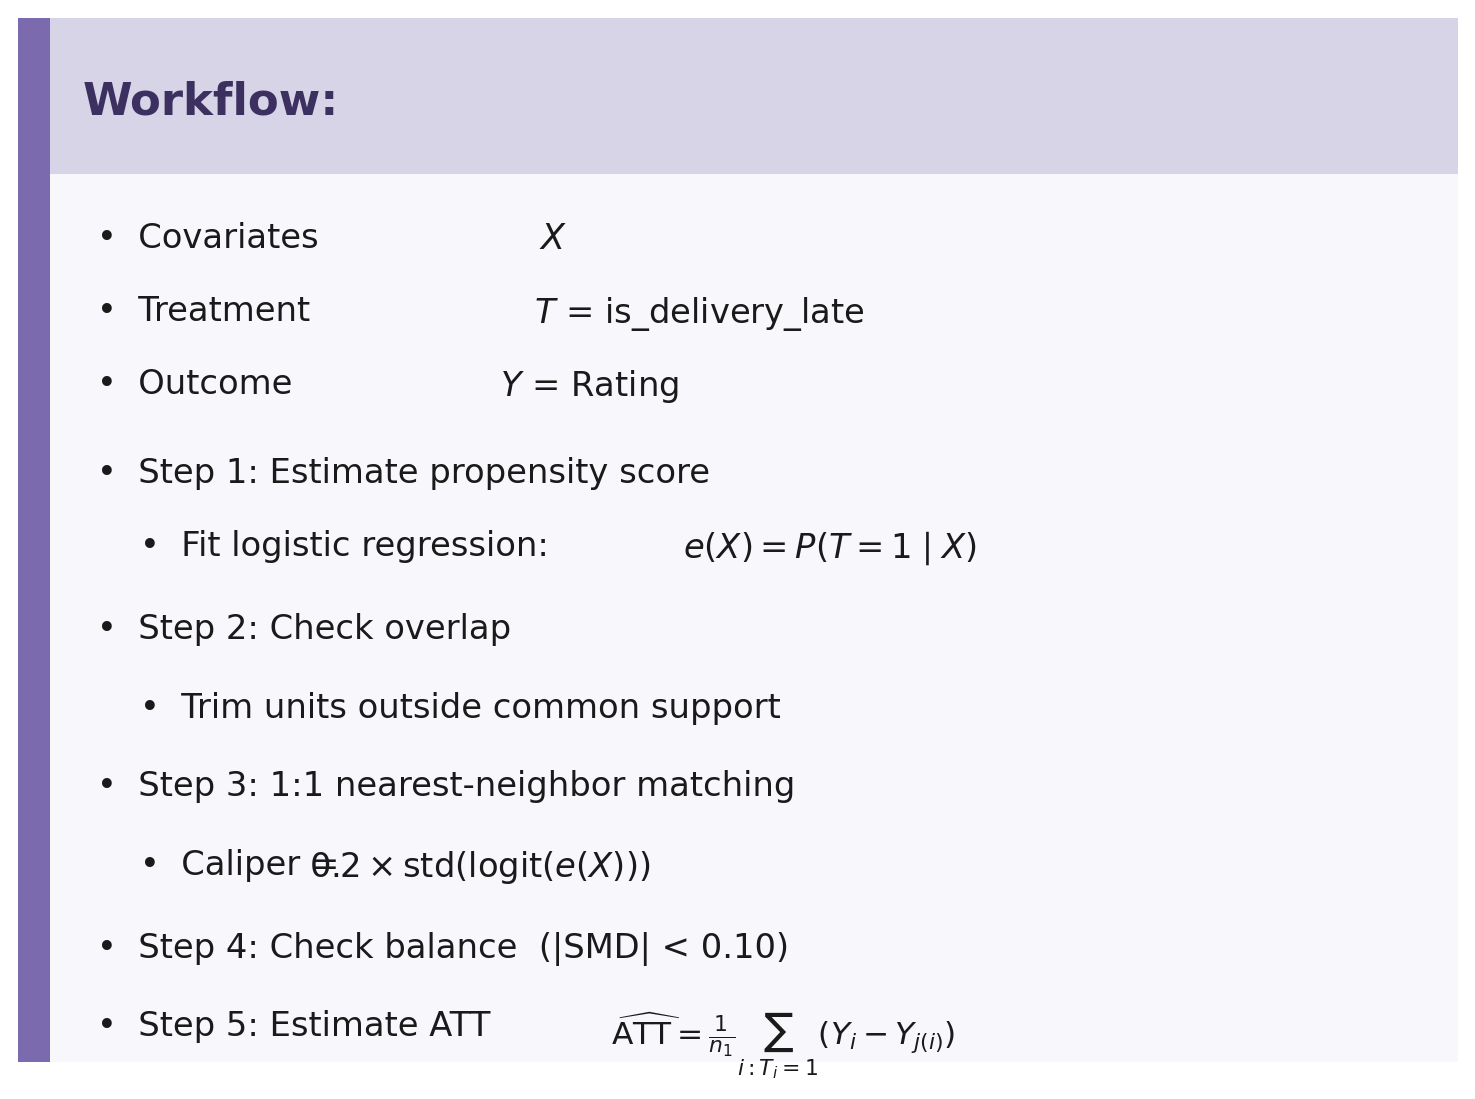

This chart was generated by the following Python code:
import matplotlib.pyplot as plt
import matplotlib.patches as mpatches

fig, ax = plt.subplots(figsize=(8, 6))
fig.patch.set_facecolor("white")
ax.set_xlim(0, 10)
ax.set_ylim(0, 10)
ax.axis("off")

# Header background
header = mpatches.FancyBboxPatch((0, 8.5), 10, 1.5,
    boxstyle="square,pad=0", linewidth=0,
    facecolor="#D8D4E8")
ax.add_patch(header)

# Body background
body = mpatches.FancyBboxPatch((0, 0), 10, 8.5,
    boxstyle="square,pad=0", linewidth=0,
    facecolor="#F7F7FC")
ax.add_patch(body)

# Left accent bar
accent = mpatches.FancyBboxPatch((0, 0), 0.22, 10,
    boxstyle="square,pad=0", linewidth=0,
    facecolor="#7B6BAE")
ax.add_patch(accent)

# Title
ax.text(0.45, 9.2, "Workflow:", fontsize=18, fontweight="bold",
        color="#3B3060", va="center", fontfamily="sans-serif")

kw = dict(fontsize=13.5, va="top", fontfamily="sans-serif", color="#1a1a1a")
mkw = dict(fontsize=13.5, va="top", color="#1a1a1a")

bullet = "\u2022"
indent_bullet = "    \u2022"

lines = [
    # (x,    y,    text,                        is_math)
    (0.55,  8.05, f"{bullet}  Covariates  ",    False),
    (0.55,  7.35, f"{bullet}  Treatment  ",     False),
    (0.55,  6.65, f"{bullet}  Outcome  ",       False),
    (0.55,  5.80, f"{bullet}  Step 1: Estimate propensity score", False),
    (0.55,  5.10, f"{indent_bullet}  Fit logistic regression: ", False),
    (0.55,  4.30, f"{bullet}  Step 2: Check overlap", False),
    (0.55,  3.55, f"{indent_bullet}  Trim units outside common support", False),
    (0.55,  2.80, f"{bullet}  Step 3: 1:1 nearest-neighbor matching", False),
    (0.55,  2.05, f"{indent_bullet}  Caliper = ", False),
    (0.55,  1.25, f"{bullet}  Step 4: Check balance  (|SMD| < 0.10)", False),
    (0.55,  0.50, f"{bullet}  Step 5: Estimate ATT", False),
]

for x, y, text, _ in lines:
    ax.text(x, y, text, **kw)

# Math annotations inline
ax.text(3.62, 8.05, "$X$",                              fontsize=14, va="top", color="#1a1a1a")
ax.text(3.58, 7.35, "$T$ = is_delivery_late",           fontsize=13.5, va="top", color="#1a1a1a")
ax.text(3.35, 6.65, "$Y$ = Rating",                     fontsize=13.5, va="top", color="#1a1a1a")
ax.text(4.62, 5.10, r"$e(X) = P(T=1\mid X)$",          fontsize=13.5, va="top", color="#1a1a1a")
ax.text(2.02, 2.05, r"$0.2 \times \mathrm{std}(\mathrm{logit}(e(X)))$",
        fontsize=13.5, va="top", color="#1a1a1a")

# ATT formula on Step 5 line
ax.text(4.12, 0.50, r"$\widehat{\mathrm{ATT}} = \frac{1}{n_1}"
        r"\sum_{i:T_i=1}(Y_i - Y_{j(i)})$",
        fontsize=12.5, va="top", color="#1a1a1a")

plt.tight_layout(pad=0)
plt.savefig("slide_psm_workflow.png", dpi=180, bbox_inches="tight", facecolor="white")
plt.close()
print("Saved slide_psm_workflow.png")
